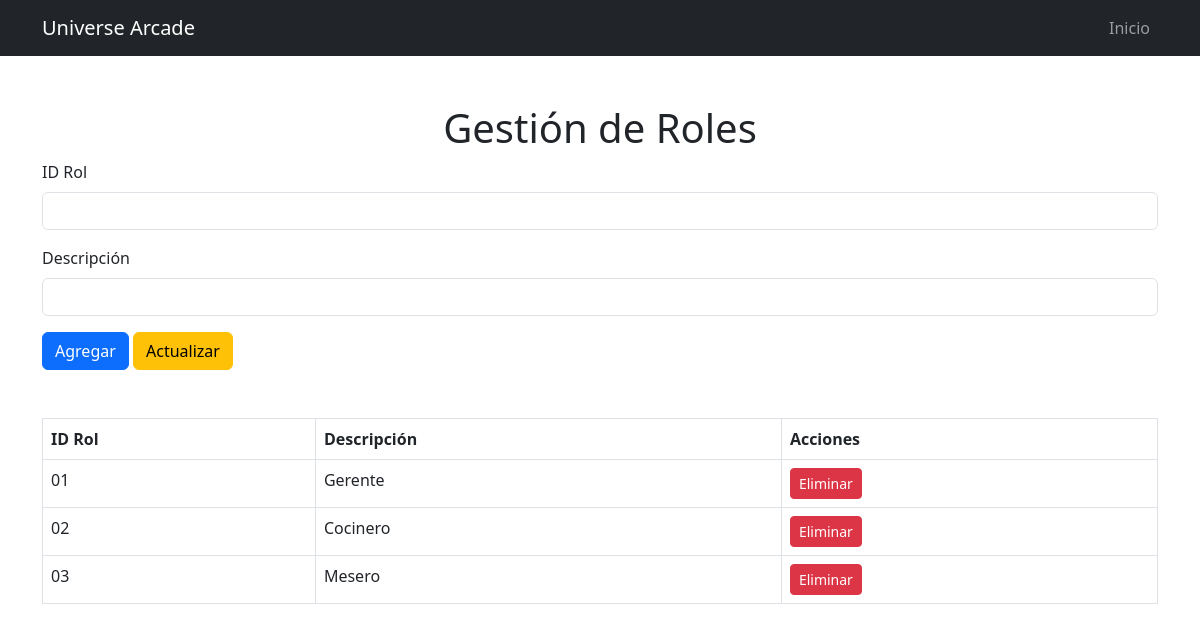
Screenshot of /roles.php with the database file from the repository.
### tables this page shows
CREATE TABLE M_Rol (
    idRol CHAR(2) PRIMARY KEY,
    des VARCHAR(20) NOT NULL
);

### roles.php (the view, shortened to what this page needs)
<?php
$host = 'localhost';
$dbname = 'universe_arcade_db';
$username = 'root';
$password = 'root';
try {
    $pdo = new PDO("mysql:host=$host;dbname=$dbname", $username, $password);
    $pdo->setAttribute(PDO::ATTR_ERRMODE, PDO::ERRMODE_EXCEPTION);
} catch (PDOException $e) {
    die("Error de conexión: " . $e->getMessage());
}
?>
<!DOCTYPE html>
<html lang="es">
<head>
    <link href="https://cdn.jsdelivr.net/npm/bootstrap@5.3.0/dist/css/bootstrap.min.css" rel="stylesheet">
</head>
<body>
    <nav class="navbar navbar-expand-lg navbar-dark bg-dark">
        <div class="container">
            <a class="navbar-brand" href="#">Universe Arcade</a>
            <div class="collapse navbar-collapse" id="navbarNav">
                <ul class="navbar-nav ms-auto">
                    <li class="nav-item">
                        <a class="nav-link" href="index.html">Inicio</a>
                    </li>
                </ul>
            </div>
        </div>
    </nav>
    <div class="container mt-5">
        <h1 class="text-center">Gestión de Roles</h1>
        <form method="POST" class="mb-5">
            <div class="mb-3">
                <label for="idRol" class="form-label">ID Rol</label>
                <input type="text" class="form-control" id="idRol" name="idRol" maxlength="2" required>
            </div>
            <div class="mb-3">
                <label for="des" class="form-label">Descripción</label>
                <input type="text" class="form-control" id="des" name="des" maxlength="20" required>
            </div>
            <button type="submit" class="btn btn-primary" onclick="document.getElementById('accion').value='agregar'">Agregar</button>
            <button type="submit" class="btn btn-warning" onclick="document.getElementById('accion').value='actualizar'">Actualizar</button>
        </form>
        <table class="table table-bordered">
            <thead>
                <tr>
                    <th>ID Rol</th>
                    <th>Descripción</th>
                    <th>Acciones</th>
                </tr>
            </thead>
            <tbody>
                <?php
                $stmt = $pdo->query("CALL ListarRoles()");
                while ($row = $stmt->fetch(PDO::FETCH_ASSOC)) {
                    echo "<tr>
                        <td>{$row['idRol']}</td>
                        <td>{$row['des']}</td>
                        <td>
                            <form method='POST' style='display: inline-block;'>
                                <input type='hidden' name='idRol' value='{$row['idRol']}'>
                                <input type='hidden' name='accion' value='eliminar'>
                                <button type='submit' class='btn btn-danger btn-sm'>Eliminar</button>
                            </form>
                        </td>
                    </tr>";
                }
                ?>
            </tbody>
        </table>
    </div>
</body>
</html>

### rows the page displays
m_rol: idRol "01", des "Gerente"
m_rol: idRol "02", des "Cocinero"
m_rol: idRol "03", des "Mesero"
